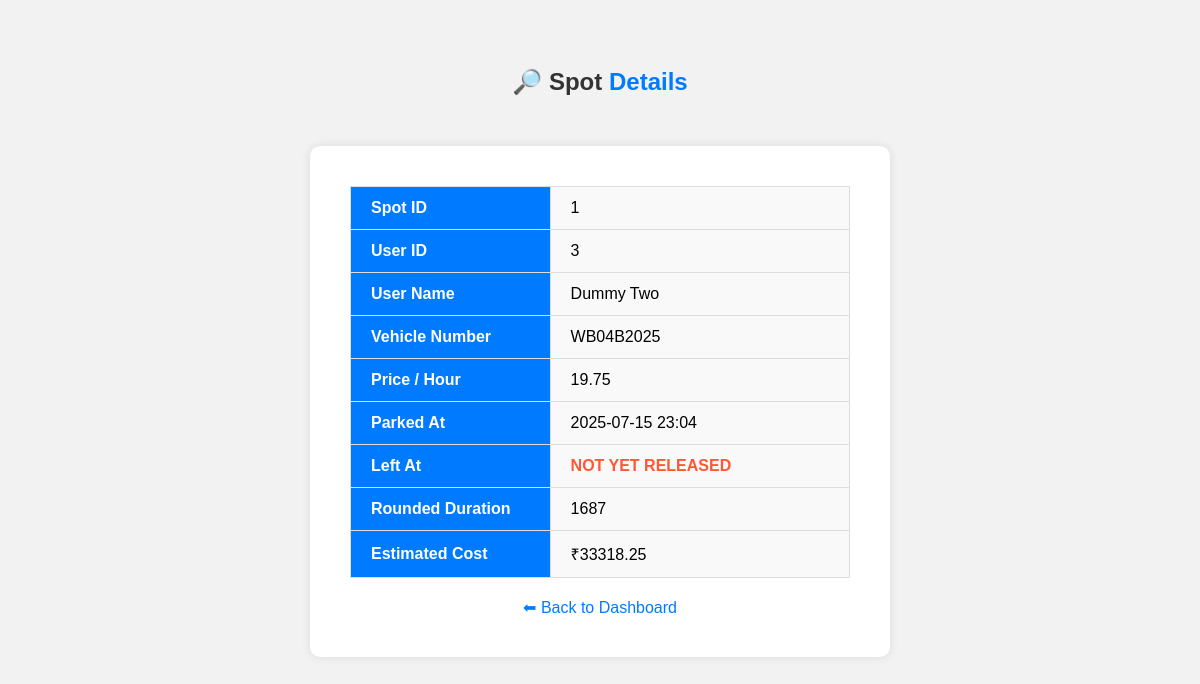
/spotdetails/16, run on the app's committed database.
### app.py (models this page shows)
class ParkingSpot(db.Model):
    __tablename__ = 'parking_spot'
    ps_id = db.Column(db.Integer, primary_key=True, autoincrement=True)
    lot_id = db.Column(db.Integer, db.ForeignKey('parking_lot.pl_id'), nullable=False)
    parking_lot = db.relationship('ParkingLot', backref='parking_spot')
    status = db.Column(db.String(1), nullable=False, default='A')  # A = Available, O = Occupied
    spot_number = db.Column(db.Integer, nullable=False)

class User(db.Model):
    __tablename__ = 'user_details'
    uid = db.Column(db.Integer, primary_key=True, autoincrement=True)
    username = db.Column(db.String, unique=True, nullable=False)
    password = db.Column(db.String, nullable=False)
    name = db.Column(db.String, nullable=False)
    phone = db.Column(db.String(10), nullable=False, unique=True)
    address = db.Column(db.String(255), nullable=False, unique=True)
    pincode = db.Column(db.String(6), nullable=False)
    is_superUser = db.Column(db.Boolean, default=False)

class Reservation(db.Model):
    __tablename__ = 'reservations'
    id = db.Column(db.Integer, primary_key=True)
    parking_timestamp = db.Column(db.DateTime, nullable=False)
    leaving_timestamp = db.Column(db.DateTime, nullable=True)
    parking_cost = db.Column(db.Float, nullable=True)
    status = db.Column(db.String(50), default='Active')
    vehicle_number = db.Column(db.String(20), nullable=False)
    spot_id = db.Column(db.Integer, db.ForeignKey('parking_spot.ps_id'), nullable=False)
    spot = db.relationship('ParkingSpot', backref='reservations')
    user_id = db.Column(db.Integer, db.ForeignKey('user_details.uid'), nullable=False)
    user = db.relationship('User', backref='reservations')

class ParkingLot(db.Model):
    __tablename__ = 'parking_lot'
    pl_id = db.Column(db.Integer, primary_key=True, autoincrement=True)
    lot_name = db.Column(db.String(100), nullable=False, unique=True)
    address = db.Column(db.String(200), nullable=False, unique=True)
    pin_code = db.Column(db.String(10), nullable=False)
    price_per_hour = db.Column(db.Float, nullable=False)
    max_spots = db.Column(db.Integer, nullable=False)
    user_id = db.Column(db.Integer, db.ForeignKey('user_details.uid'), nullable=False)
    user = db.relationship('User', backref='parking_lot')

### app.py (the view)
@app.route('/spotdetails/<spot_id>')
def spotdetails(spot_id):
    spot = ParkingSpot.query.filter_by(ps_id=spot_id).first()
    if not spot:
        flash("Parking spot not found.")
        return redirect(f'/superUserdashboard/{users.uid}')
    reservation = Reservation.query.filter_by(spot_id=spot_id).order_by(Reservation.parking_timestamp.desc()).first()
    if not reservation:
        flash("No reservation found for this spot.")
        return redirect(f'/superUserdashboard/{users.uid}')
    user = User.query.filter_by(uid=reservation.user_id).first()
    users = User.query.filter_by(uid=User.uid).first()
    lot = ParkingLot.query.filter_by(pl_id=spot.lot_id).first()
    duration_hours = 1
    if reservation.leaving_timestamp:
        duration = reservation.leaving_timestamp - reservation.parking_timestamp
        duration_hours = duration.total_seconds() / 3600
    elif reservation.status.lower() == "active":
        duration = datetime.now() - reservation.parking_timestamp
        duration_hours = duration.total_seconds() / 3600
    rounded_duration = math.ceil(duration_hours)
    est_cost = round(rounded_duration * lot.price_per_hour, 2)
    return render_template("spot_details.html", spot=spot, reservation=reservation, user=user, est_cost=est_cost,users=users,rounded_duration=rounded_duration)

### templates/spot_details.html (shortened to what this page needs)
<!DOCTYPE html>
<html lang="en">
<head>
</head>
<body>
    <h2>🔎 Spot<span style="color: #007BFF;"> Details</span></h2>
    <div class="wrapper">
        <table>
            <tr><th>Spot ID</th><td>{{ spot.spot_number }}</td></tr>
            <tr><th>User ID</th><td>{{ user.uid }}</td></tr>
            <tr><th>User Name</th><td>{{ user.name }}</td></tr>
            <tr><th>Vehicle Number</th><td>{{ reservation.vehicle_number }}</td></tr>
            <tr><th>Price / Hour</th><td>{{ spot.parking_lot.price_per_hour }}</td></tr>
            <tr><th>Parked At</th><td>{{ reservation.parking_timestamp.strftime('%Y-%m-%d %H:%M') }}</td></tr>
            <tr><th>Left At</th>
                <td>
                    {% if reservation.leaving_timestamp %}
                        {{ reservation.leaving_timestamp.strftime('%Y-%m-%d %H:%M') }}
                    {% else %}
                        <strong style="color: #FF5733;">NOT YET RELEASED</strong>
                    {% endif %}
                </td>
            </tr>
            <tr><th>Rounded Duration</th><td>{{ rounded_duration }}</td></tr>
            <tr><th>Estimated Cost</th><td>₹{{ est_cost }}</td></tr>
        </table>
        <a href="/superUserdashboard/{{ users.uid }}">⬅ Back to Dashboard</a>
    </div>
</body>
</html>

### templates/spot_details.html (style rules this page uses)
body { font-family: Arial, sans-serif; background-color: #f2f2f2; text-align: center; padding: 40px 0; }
h2 { color: #333; }
.wrapper { display: inline-block; background-color: #fff; padding: 40px; border-radius: 10px; box-shadow: 0 0 10px rgba(0,0,0,0.1); margin-top: 30px; }
table { width: 100%; min-width: 500px; border-collapse: collapse; background-color: white; }
th, td { padding: 12px 20px; border: 1px solid #ddd; text-align: left; }
th { background-color: #007BFF; color: white; width: 40%; }
td { background-color: #f9f9f9; }
a { text-decoration: none; color: #007BFF; display: inline-block; margin-top: 20px; }

### data on the page
ParkingSpot: spot_number "1"
User: uid "3", name "Dummy Two"
Reservation: vehicle_number "WB04B2025", parking_timestamp "2025-07-15 23:04"
ParkingLot: parking_lot.price_per_hour "19.75"

### other printed values
{{ rounded_duration }} "1687"
{{ est_cost }} "33318.25"
